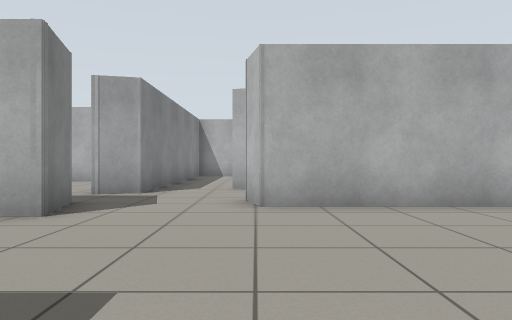
View 1 (above)

16 first-person views from a walk through a world built for the Gazebo simulator. The camera is 0.72 m above the floor, looks level and sees 70° across. The floor is counted in squares, 1 m on a side. Each view is taken from the middle of a square. On the plan, view 1 faces up. The plan holds only what a view shows up to about 11 squares ahead; the rest is blank.

View 2
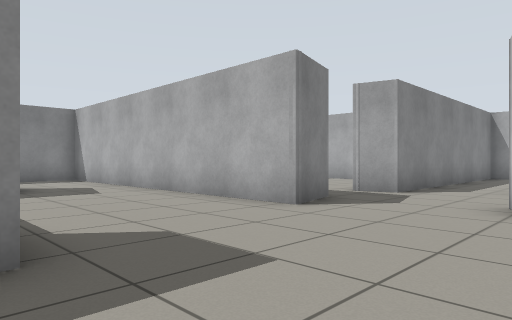

View 3
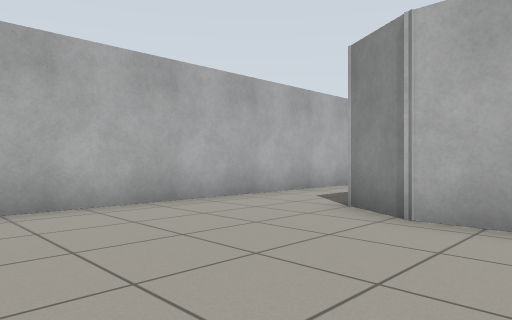

View 4
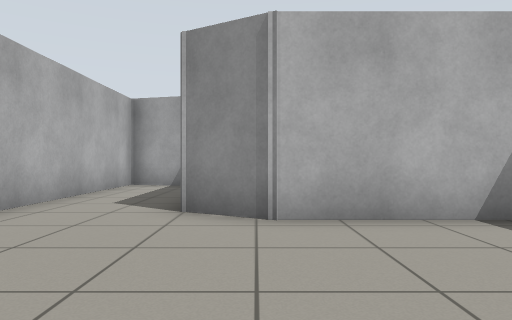

View 5
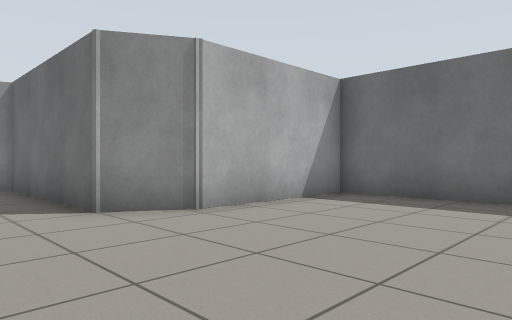

View 6
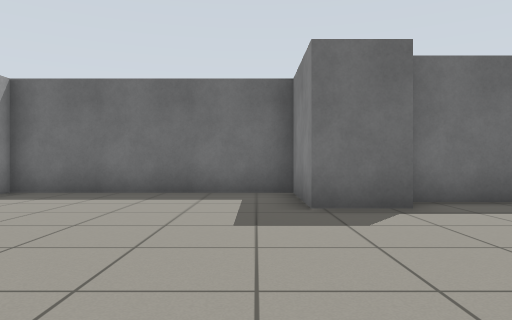

View 7
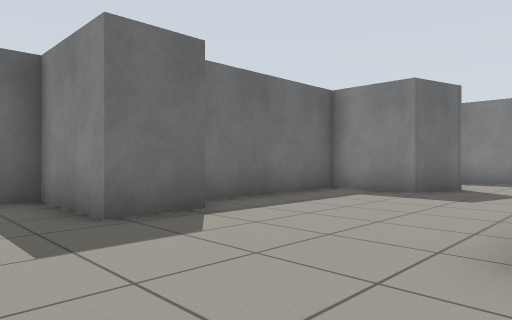

View 8
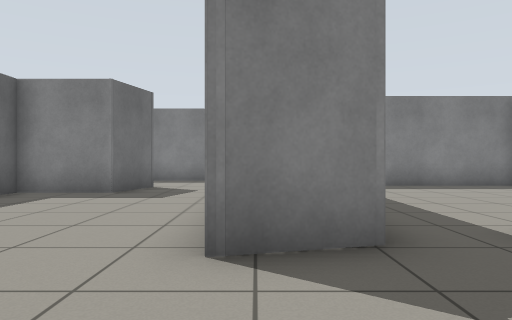

View 9
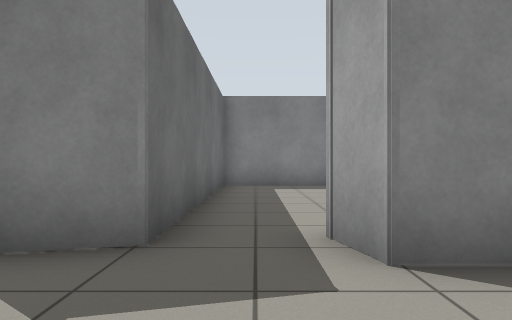

View 10
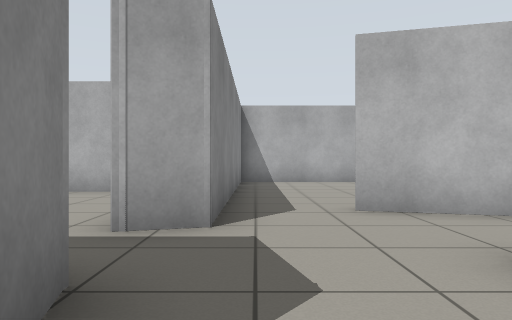

View 11
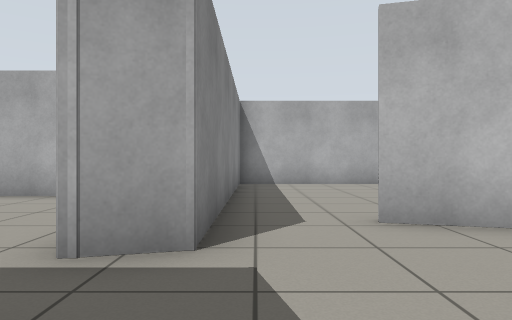

View 12
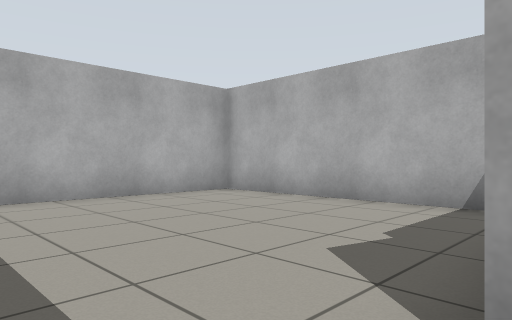

View 13
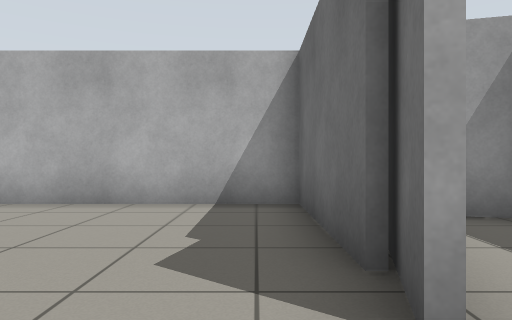

View 14
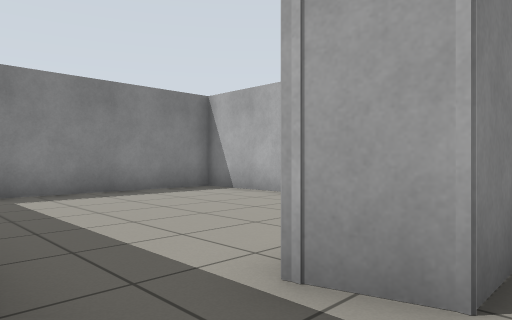

View 15
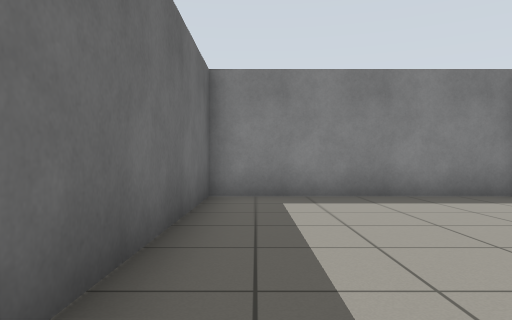

View 16
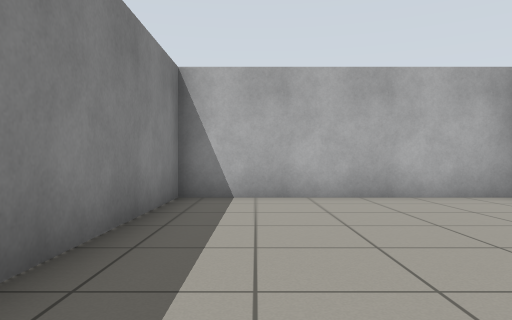

### Floor plan
Points are (right, up) in squares from view 1. A wall is a line through its corners. A room is listed if a view was taken in it or the views show most of it. See-through windows are left out.
Room 1 (views 1, 2, 3, 4, 5, 7, 8, 10, 11)
walls: (-2.7, 4.6) (-10, 4.6); (-3.4, 0.6) (-1.8, 0.6) (-1.8, -2) (4.4, -2) (4.4, 1.8) (5.1, 3) (9.9, 3) (10.6, 5.6) (0.1, 5.6); (-9.8, 2.3) (-8, 1.8) (-8, -0.2) (-3.6, -0.2)
ways out: opening at (-1.5, 6) to room 2; opening at (-8.5, 3.5)
Room 2 (views 6, 9, 12, 14, 15, 16)
walls: (0.1, 5.6) (-0.2, 6.5); (-3.1, 6.1) (-2.7, 4.6); (1.4, 8.7) (-0.7, 9.2); (-2.5, 9.6) (-2.5, 7.9) (-3.5, 7.6); (2.5, 6.8) (2.6, 7.4)
ways out: opening at (-1.5, 6) to room 1; opening at (-1.5, 9) to room 3; opening at (-3, 7) to room 4
Room 3 (view 13)
walls: (-0.6, 9.4) (0.9, 8.9); (0.3, 9.3) (4, 9.3) (4, 16) (-2.5, 16) (-2.5, 9.6)
ways out: opening at (-1.5, 9) to room 2
Room 4 (no view inside)
walls: (-5.3, 12.3) (-10.2, 12.3) (-10.2, 6.1) (-3.1, 6.1)
ways out: opening at (-3, 7) to room 2

Where each view was taken, in squares from view 1:
view 1: 0 up, 0 right, facing up
view 2: 0 up, 1 right, facing up-left
view 3: 0 up, 0 right, facing up-right
view 4: 2 up, 0 right, facing right
view 5: 5 up, 0 right, facing down-right
view 6: 6 up, 1 left, facing down
view 7: 5 up, 0 right, facing down-left
view 8: 5 up, 0 right, facing left
view 9: 7 up, 0 right, facing left
view 10: 4 up, 2 left, facing up
view 11: 5 up, 2 left, facing up
view 12: 9 up, 2 left, facing up-right
view 13: 10 up, 2 left, facing right
view 14: 6 up, 2 left, facing up-left
view 15: 7 up, 3 left, facing left
view 16: 9 up, 1 left, facing up
